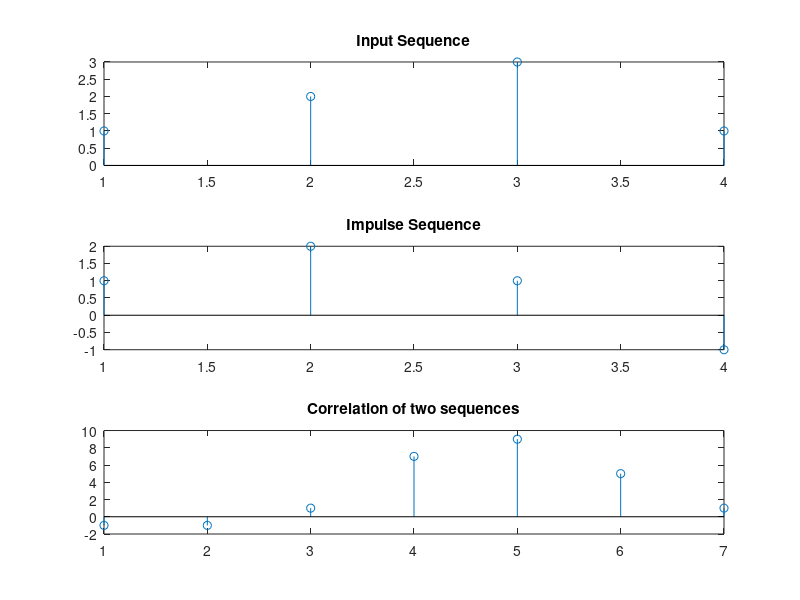

Reproduce this figure in MATLAB.
close all;
clear all;
clc
x=[1 2 3 1] %Input Signal
nx=[0:3]
h=[1 2 1 -1] %Impulse Sequence
nh=[-1:2]
nyb=nx(1)+nh(1)
nye=nx(length(x))+nh(length(h))
ny=[nyb:nye]
y=xcorr(x,h) %Correlation output
subplot(3,1,1)
stem(x)
title('Input Sequence')
subplot(3,1,2)
stem(h)
title('Impulse Sequence')
subplot(3,1,3)
stem(y)
title('Correlation of two sequences')